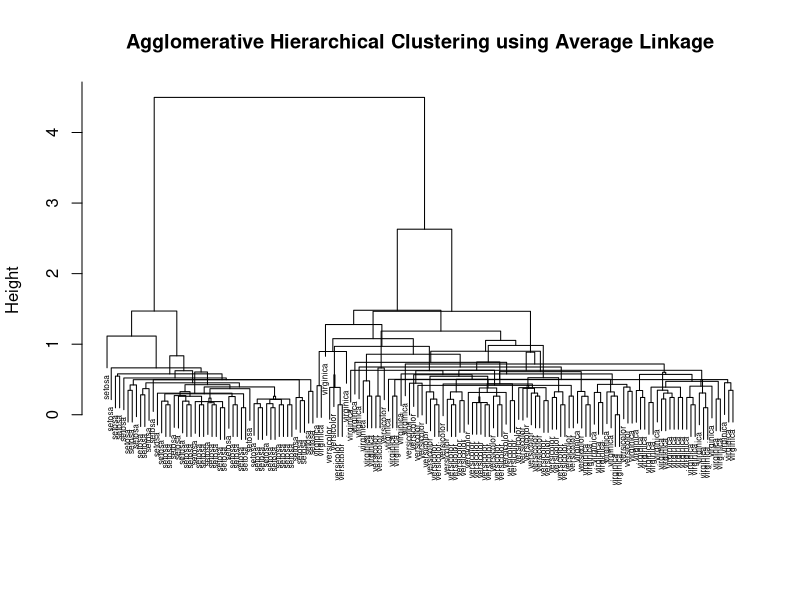

Reproduce this figure in R.
#####################################################################
## This code is the solution for Question 5 of Homework 4 which is a                
## function for Average-linkage agglomerative hierarchical clustering
## Shubham Sharma                                                   
## Created: April 29, 2019                                          
#####################################################################

rm(list = ls())
graphics.off()

##################################################
## Attaching the data
##################################################

library(datasets)
data(iris)
d = iris[c(1:4)]

# Options for distance metric: "euclidean", "manhattan","binary" ,"maximum", "canberra", "minkowski".

dist_d = dist(d, method = 'euclidean')
dist_d_mat = as.matrix(dist_d)

D = data.frame(dist_d_mat)
rownum = nrow(D)
M = matrix(0, rownum-1, 2)
H = vector(length = rownum-1)
diag(D) = Inf
rownames(D) = -(1:rownum)
colnames(D) = -(1:rownum)

for (i in 1:(rownum-1)) { 
  name_col <- colnames(D)
  d = which(D == min(D), arr.ind = TRUE)[1,,drop=FALSE]
  H[i] = min(D) # Min distance pair
  M[i,] = as.numeric(name_col[d])
  clus = c(d, which(name_col %in% name_col[d[1, name_col[d] > 0]]))
  
  colnames(D)[clus] = i
  r = 0.5*apply(D[d,], 2, min) + 0.5*apply(D[d,], 2, max)
  D[min(d),] = r
  D[,min(d)] = r
  D[min(d), min(d)] = Inf
  D[max(d),] = Inf
  D[,max(d)] = Inf
}

clust_d = hclust(dist_d, method = 'single')
h = list() 
h$merge = M 
h$order = clust_d$order 
h$height = H  
h$labels = iris$Species
class(h) = 'hclust' 

quartz()
plot(h, main = "Agglomerative Hierarchical Clustering using Average Linkage", cex = 0.5)


